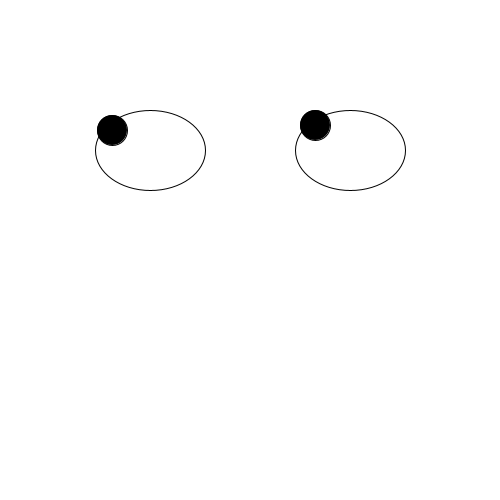
Frame 1 (no input)
Frame 60 (the mouse pressed at the canvas centre just before this capture): identical to frame 1, image omitted
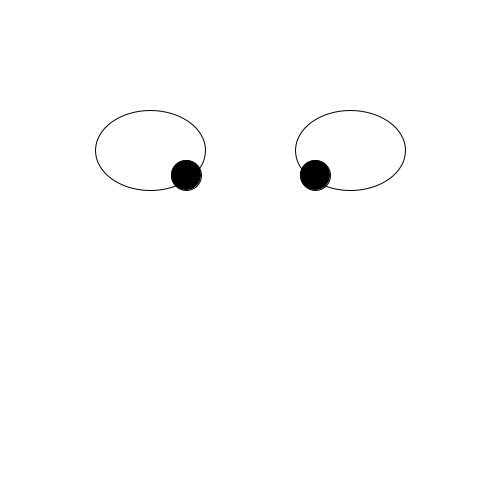
Frame 120 (the mouse held since frame 60 and released just before this capture)

The Processing sketch that drew these frames (run headless with seeded random() and noise(); from frame 60 on, the mouse is pressed at the canvas centre):

// Processing sketch: googlyeyes
// ── googlyeyes.pde

void setup(){
  size(500,500);
}
 int leftEyeX=146;
  int yee = 150;
  int bigbirdX = 354;
  int elmo = 152;
void draw(){
  leftEyeX=mouseX;
  if(mouseX>201){
    leftEyeX=201-15;
  }
else if(mouseX<97){
  leftEyeX=97+15;
}
yee=mouseY;
if(mouseY<115){
  yee=130;
}
else if(mouseY>190){
  yee=175;
}
bigbirdX=mouseX;
if(mouseX>404){
  bigbirdX=390;
}if(mouseX<299){
  bigbirdX=315;
}
elmo=mouseY;
if(mouseY<110){
  elmo=125;
}
else if(mouseY>190){
  elmo=175;
}
background(255,255,255);
  fill(255,255,255);
  fill(255,255,255);
  ellipse(150,150,110,80);
  ellipse(350,150,110,80);
  fill(0,0,0);
  ellipse(bigbirdX,elmo,30,30);
  ellipse(leftEyeX,yee,30,30);
  if(mousePressed){
  System.out.println(mouseX+","+mouseY);
  }
  
  }
